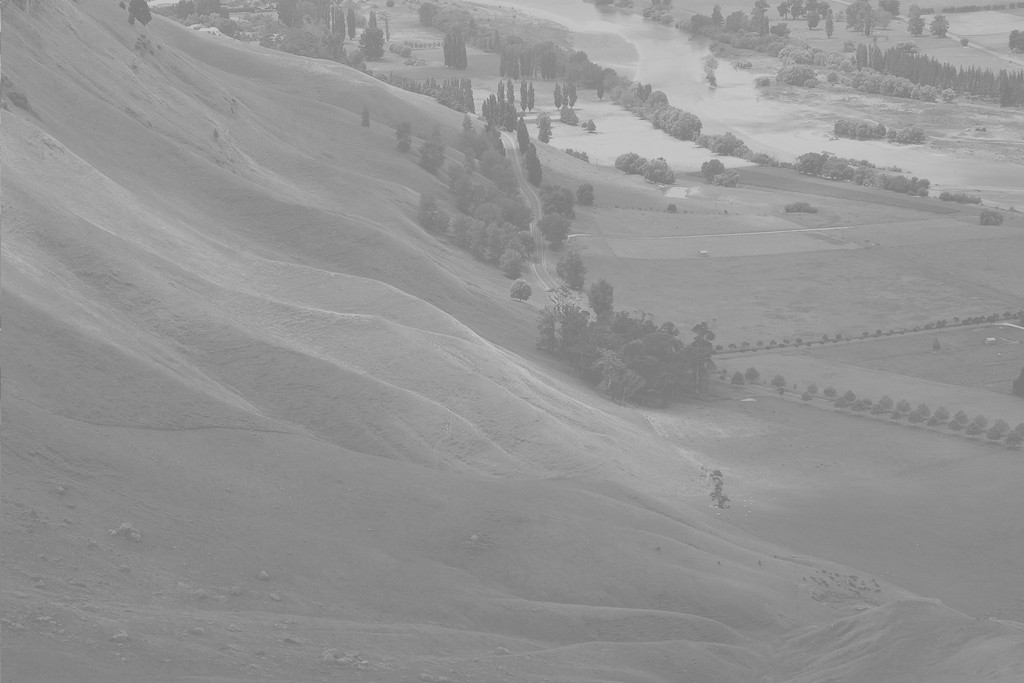
#> input picture images/Unequalized_Hawkes_Bay_NZ.jpg, 1024 x 683 px, found by its file name
$ python contrast_limited_adaptive_histogram_equalization.py
#> lines starting #> are read from the running program, lines starting #| are printed output that depends on the picture
import numpy as np
import cv2
import matplotlib.pyplot as plt


path_base = "/home/behnam/workspace/OpenCVProjects"
image_path = "/images/Unequalized_Hawkes_Bay_NZ.jpg"
# image_path = "/images/00001.png"


image = cv2.imread(path_base+image_path,  cv2.IMREAD_GRAYSCALE)
#> image is the input picture: shape (683, 1024); min 114, max 208, mean 148

image_equalize_hist = cv2.equalizeHist(image)
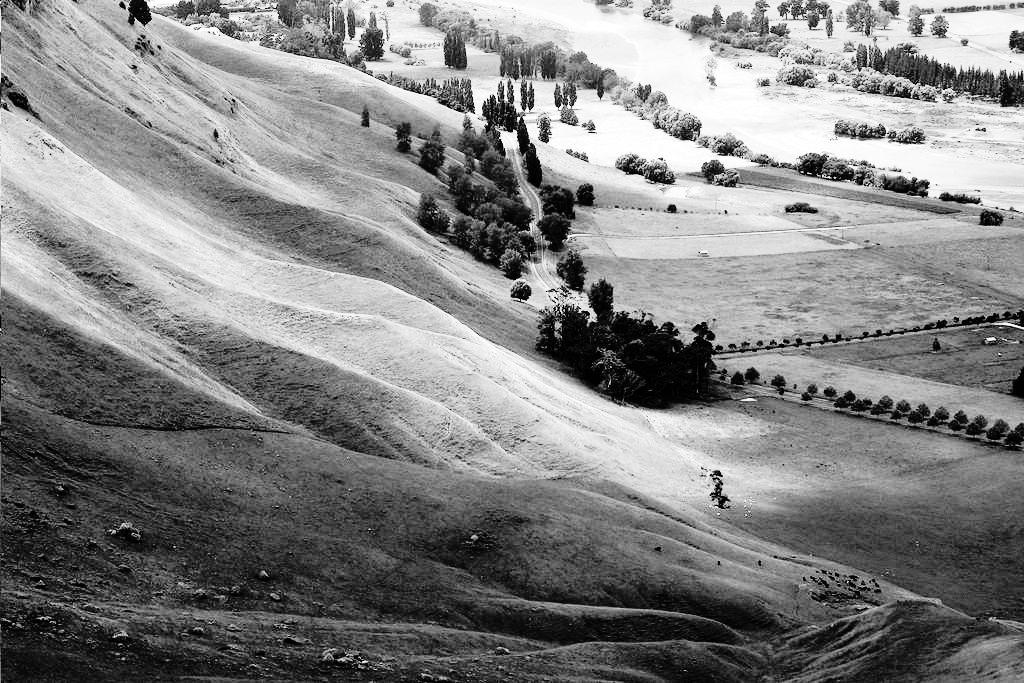
#> image_equalize_hist: shape (683, 1024); min 0, max 255, mean 130.5


# create a CLAHE object (Arguments are optional).
clahe = cv2.createCLAHE(clipLimit=2.0, tileGridSize=(8, 8))
image_clahe = clahe.apply(image)
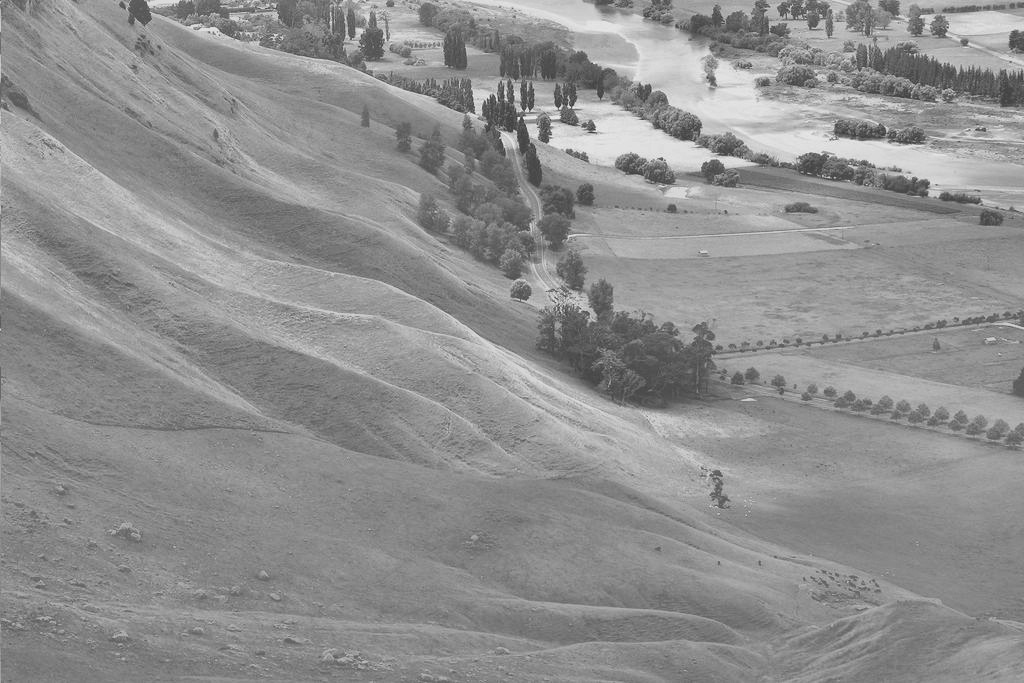
#> image_clahe: shape (683, 1024); min 53, max 233, mean 143.1


plt.figure(figsize=(18, 6))

plt.subplot(2, 3, 1)
plt.imshow(image, cmap="gray")
plt.title("Original Image")


plt.subplot(2, 3, 2)
plt.imshow(image_equalize_hist, cmap="gray")
plt.title("Equalized Image")


plt.subplot(2, 3, 3)
plt.imshow(image_clahe, cmap='gray')
plt.title("image_clahe")


plt.subplot(2, 3, 4)
plt.hist(image.ravel(), 256, [0, 256])
plt.title("image hist")


plt.subplot(2, 3, 5)
plt.hist(image_equalize_hist.ravel(), 256, [0, 256])
plt.title("image_equalize_hist")

plt.subplot(2, 3, 6)
plt.hist(image_clahe.ravel(), 256, [0, 256])
plt.title("image_clahe")

plt.tight_layout()
plt.show()
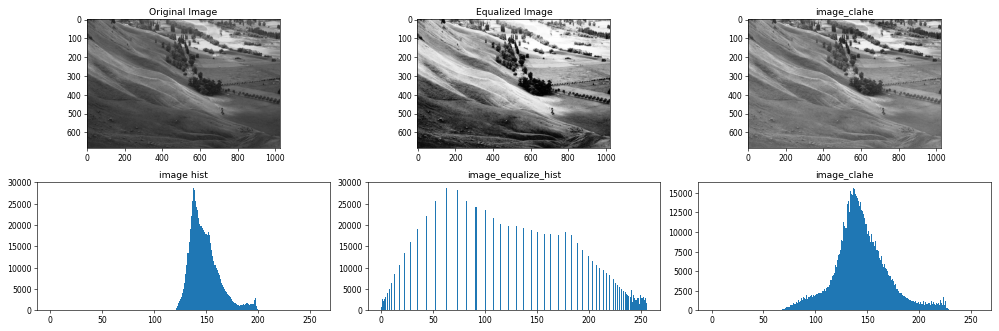
#> figure drawn by matplotlib, 6 panels; panel 4: tallest bar 28701 high, from x = 137 to 138; panel 5: tallest bar 28701 high, from x = 63 to 64; panel 6: tallest bar 15618 high, from x = 136 to 137
